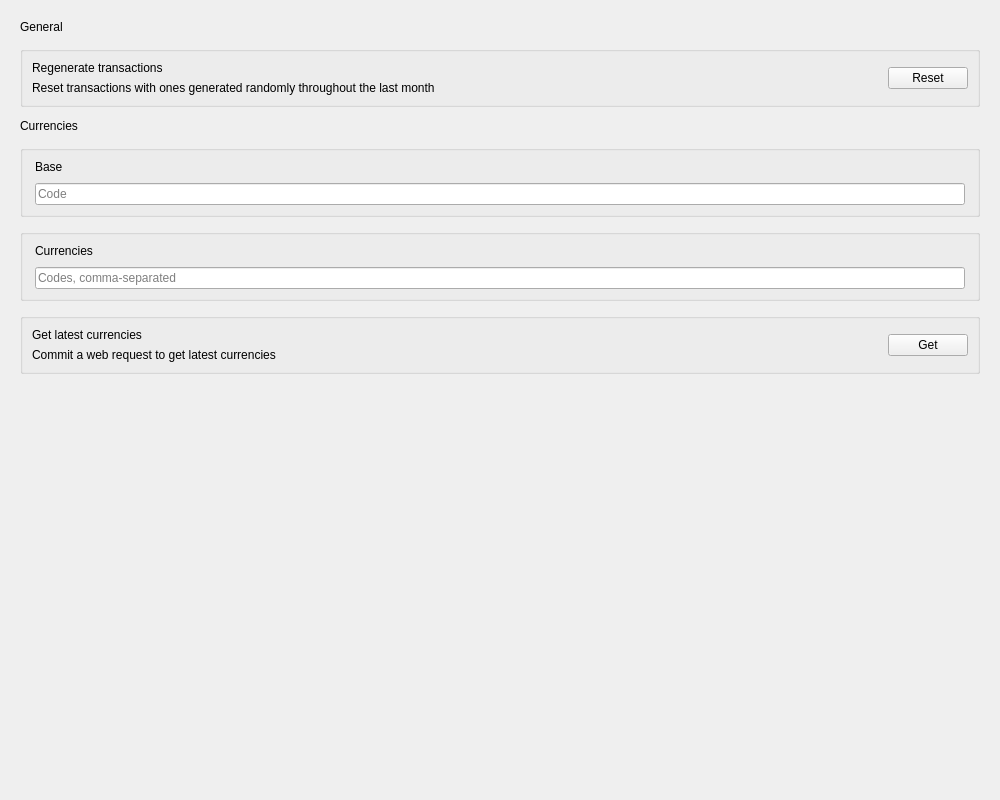
<?xml version="1.0" encoding="UTF-8"?>
<ui version="4.0">
 <class>SettingsPage</class>
 <widget class="QWidget" name="SettingsPage">
  <property name="geometry">
   <rect>
    <x>0</x>
    <y>0</y>
    <width>1000</width>
    <height>800</height>
   </rect>
  </property>
  <property name="windowTitle">
   <string>SettingsPage</string>
  </property>
  <layout class="QHBoxLayout" name="horizontalLayout">
   <item>
    <widget class="QWidget" name="container" native="true">
     <layout class="QVBoxLayout" name="verticalLayout">
      <property name="spacing">
       <number>12</number>
      </property>
      <item>
       <widget class="QLabel" name="label_13">
        <property name="layoutDirection">
         <enum>Qt::LayoutDirection::LeftToRight</enum>
        </property>
        <property name="styleSheet">
         <string notr="true">font: 10pt &quot;Segoe UI&quot;;</string>
        </property>
        <property name="text">
         <string>General</string>
        </property>
        <property name="alignment">
         <set>Qt::AlignmentFlag::AlignLeading|Qt::AlignmentFlag::AlignLeft|Qt::AlignmentFlag::AlignVCenter</set>
        </property>
       </widget>
      </item>
      <item>
       <widget class="QGroupBox" name="groupBox_5">
        <property name="sizePolicy">
         <sizepolicy hsizetype="Preferred" vsizetype="Fixed">
          <horstretch>0</horstretch>
          <verstretch>0</verstretch>
         </sizepolicy>
        </property>
        <property name="maximumSize">
         <size>
          <width>16777215</width>
          <height>16777215</height>
         </size>
        </property>
        <property name="title">
         <string/>
        </property>
        <layout class="QHBoxLayout" name="horizontalLayout_11">
         <item>
          <layout class="QVBoxLayout" name="verticalLayout_6">
           <item>
            <widget class="QLabel" name="label_11">
             <property name="sizePolicy">
              <sizepolicy hsizetype="Fixed" vsizetype="Fixed">
               <horstretch>0</horstretch>
               <verstretch>0</verstretch>
              </sizepolicy>
             </property>
             <property name="styleSheet">
              <string notr="true">font: 600 14pt &quot;Segoe UI&quot;;</string>
             </property>
             <property name="text">
              <string>Regenerate transactions</string>
             </property>
            </widget>
           </item>
           <item>
            <widget class="QLabel" name="label_2">
             <property name="text">
              <string>Reset transactions with ones generated randomly throughout the last month</string>
             </property>
            </widget>
           </item>
          </layout>
         </item>
         <item>
          <widget class="QPushButton" name="resetTransactions">
           <property name="sizePolicy">
            <sizepolicy hsizetype="Fixed" vsizetype="Fixed">
             <horstretch>1</horstretch>
             <verstretch>0</verstretch>
            </sizepolicy>
           </property>
           <property name="layoutDirection">
            <enum>Qt::LayoutDirection::LeftToRight</enum>
           </property>
           <property name="styleSheet">
            <string notr="true">font: 600 14pt &quot;Segoe UI&quot;;</string>
           </property>
           <property name="text">
            <string>Reset</string>
           </property>
          </widget>
         </item>
        </layout>
       </widget>
      </item>
      <item>
       <widget class="QLabel" name="label_14">
        <property name="styleSheet">
         <string notr="true">font: 10pt &quot;Segoe UI&quot;;</string>
        </property>
        <property name="text">
         <string>Currencies</string>
        </property>
        <property name="alignment">
         <set>Qt::AlignmentFlag::AlignLeading|Qt::AlignmentFlag::AlignLeft|Qt::AlignmentFlag::AlignVCenter</set>
        </property>
       </widget>
      </item>
      <item>
       <widget class="QGroupBox" name="groupBox_4">
        <property name="sizePolicy">
         <sizepolicy hsizetype="Preferred" vsizetype="Fixed">
          <horstretch>0</horstretch>
          <verstretch>0</verstretch>
         </sizepolicy>
        </property>
        <property name="maximumSize">
         <size>
          <width>16777215</width>
          <height>16777215</height>
         </size>
        </property>
        <property name="title">
         <string/>
        </property>
        <layout class="QVBoxLayout" name="verticalLayout_8">
         <property name="spacing">
          <number>9</number>
         </property>
         <property name="leftMargin">
          <number>12</number>
         </property>
         <property name="topMargin">
          <number>9</number>
         </property>
         <property name="rightMargin">
          <number>12</number>
         </property>
         <property name="bottomMargin">
          <number>9</number>
         </property>
         <item>
          <widget class="QLabel" name="label_6">
           <property name="styleSheet">
            <string notr="true">font: 600 14pt &quot;Segoe UI&quot;;</string>
           </property>
           <property name="text">
            <string>Base</string>
           </property>
          </widget>
         </item>
         <item>
          <widget class="QLineEdit" name="lineEdit_5">
           <property name="placeholderText">
            <string>Code</string>
           </property>
          </widget>
         </item>
        </layout>
       </widget>
      </item>
      <item>
       <widget class="QGroupBox" name="groupBox_3">
        <property name="sizePolicy">
         <sizepolicy hsizetype="Preferred" vsizetype="Fixed">
          <horstretch>0</horstretch>
          <verstretch>0</verstretch>
         </sizepolicy>
        </property>
        <property name="maximumSize">
         <size>
          <width>16777215</width>
          <height>16777215</height>
         </size>
        </property>
        <property name="title">
         <string/>
        </property>
        <layout class="QVBoxLayout" name="verticalLayout_7">
         <property name="spacing">
          <number>9</number>
         </property>
         <property name="leftMargin">
          <number>12</number>
         </property>
         <property name="topMargin">
          <number>9</number>
         </property>
         <property name="rightMargin">
          <number>12</number>
         </property>
         <property name="bottomMargin">
          <number>9</number>
         </property>
         <item>
          <widget class="QLabel" name="label_4">
           <property name="styleSheet">
            <string notr="true">font: 600 14pt &quot;Segoe UI&quot;;</string>
           </property>
           <property name="text">
            <string>Currencies</string>
           </property>
          </widget>
         </item>
         <item>
          <widget class="QLineEdit" name="lineEdit_4">
           <property name="placeholderText">
            <string>Codes, comma-separated</string>
           </property>
          </widget>
         </item>
        </layout>
       </widget>
      </item>
      <item>
       <widget class="QGroupBox" name="groupBox_6">
        <property name="sizePolicy">
         <sizepolicy hsizetype="Preferred" vsizetype="Fixed">
          <horstretch>0</horstretch>
          <verstretch>0</verstretch>
         </sizepolicy>
        </property>
        <property name="maximumSize">
         <size>
          <width>16777215</width>
          <height>16777215</height>
         </size>
        </property>
        <property name="title">
         <string/>
        </property>
        <layout class="QHBoxLayout" name="horizontalLayout_12">
         <item>
          <layout class="QVBoxLayout" name="verticalLayout_9">
           <item>
            <widget class="QLabel" name="label_12">
             <property name="sizePolicy">
              <sizepolicy hsizetype="Fixed" vsizetype="Fixed">
               <horstretch>0</horstretch>
               <verstretch>0</verstretch>
              </sizepolicy>
             </property>
             <property name="styleSheet">
              <string notr="true">font: 600 14pt &quot;Segoe UI&quot;;</string>
             </property>
             <property name="text">
              <string>Get latest currencies</string>
             </property>
            </widget>
           </item>
           <item>
            <widget class="QLabel" name="label_3">
             <property name="text">
              <string>Commit a web request to get latest currencies</string>
             </property>
            </widget>
           </item>
          </layout>
         </item>
         <item>
          <widget class="QPushButton" name="getCurrencies">
           <property name="sizePolicy">
            <sizepolicy hsizetype="Fixed" vsizetype="Fixed">
             <horstretch>1</horstretch>
             <verstretch>0</verstretch>
            </sizepolicy>
           </property>
           <property name="layoutDirection">
            <enum>Qt::LayoutDirection::LeftToRight</enum>
           </property>
           <property name="styleSheet">
            <string notr="true">font: 600 14pt &quot;Segoe UI&quot;;</string>
           </property>
           <property name="text">
            <string>Get</string>
           </property>
          </widget>
         </item>
        </layout>
       </widget>
      </item>
      <item>
       <spacer name="verticalSpacer_7">
        <property name="orientation">
         <enum>Qt::Orientation::Vertical</enum>
        </property>
        <property name="sizeHint" stdset="0">
         <size>
          <width>20</width>
          <height>509</height>
         </size>
        </property>
       </spacer>
      </item>
     </layout>
    </widget>
   </item>
  </layout>
 </widget>
 <resources/>
 <connections/>
</ui>
